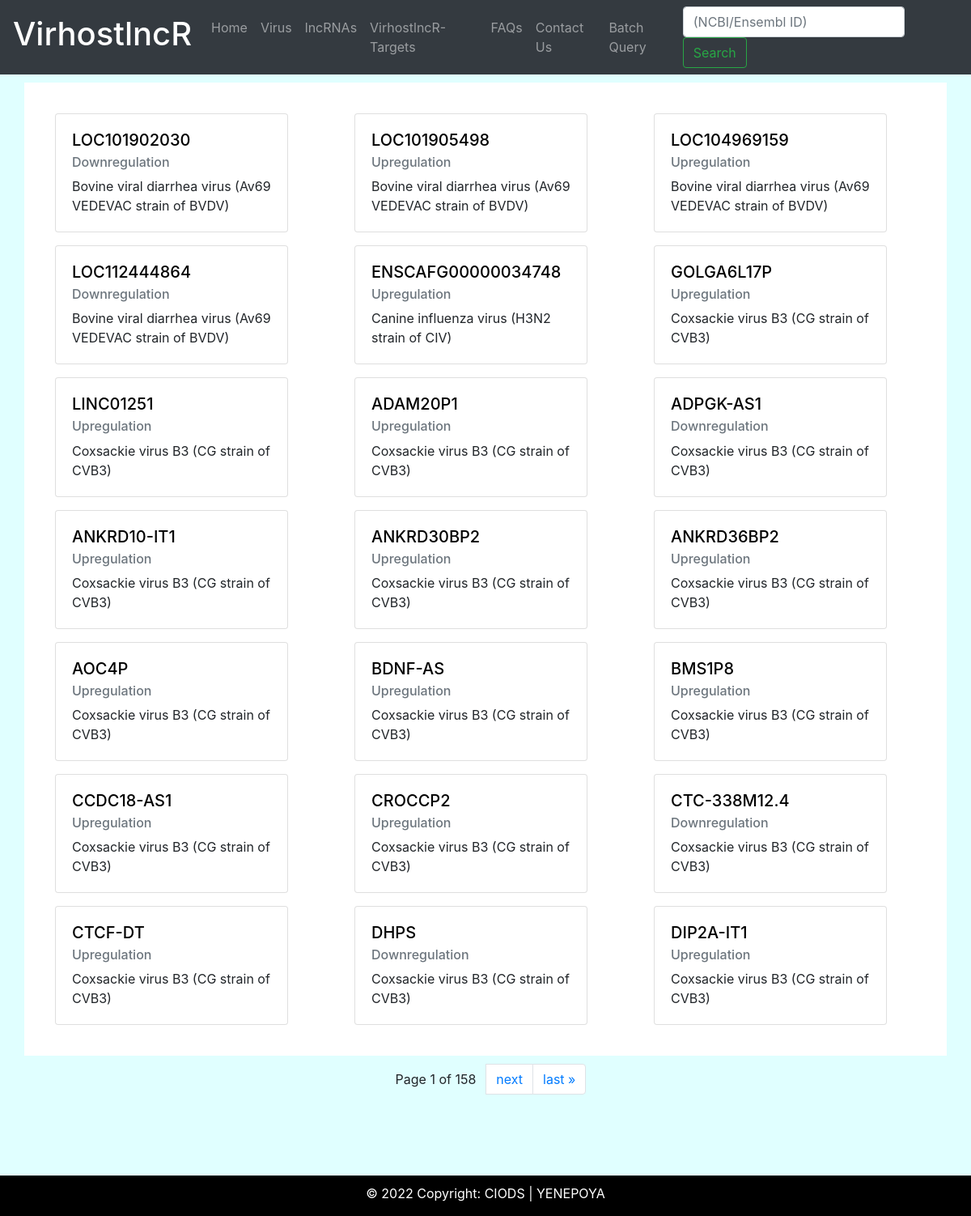
The app's page /lncrna_list/ with its own data.
### lncrna/models.py (models this page shows, shortened)
class Lncrna(models.Model):
    stimuli = models.CharField(max_length = 255)
    dosage = models.CharField(max_length = 255)
    time_point = models.CharField(max_length = 50 )
    experiment_type = models.CharField( max_length = 200)
    cell_line = models.CharField(max_length = 255)
    lncrna_name = models.CharField(max_length = 255)
    ncbi_gene = models.CharField(max_length = 255 , null = True, blank = True )
    ensembl_id = models.CharField(max_length = 255, null = True, blank = True )
    foldchange = models.CharField( max_length = 255, null = True, blank = True )
    expression = models.CharField(max_length = 50)
    pubmed_id = models.CharField(max_length = 50, null = True , blank = True)
    reference = models.CharField(max_length = 255, null = True, blank = True)

### lncrna/views.py (the view)
# urls.py: path('lncrna_list/', views.lncrna_list, name = 'lncrna_list'),
def lncrna_list(request):
    p = Paginator(Lncrna.objects.all().order_by('stimuli'), 21)
    page =  request.GET.get('page')
    lncrna_p = p.get_page(page)
    context = {'lncrna_p':lncrna_p}
    return render(request,'lncrna/lncrna_list.html', context)

### virhost_lncr/templatetags/custom_tags.py (called while the page is built)
def modify_name(value):
    if '_' in value:
       value = value.replace('_','/')
    return value

### templates/lncrna/lncrna_list.html (shortened to what this page needs)
{% extends 'lncrna/base.html' %}
{% load custom_tags %}
{% block content %}
<div class="container" style=" background-color: white; margin-top: 10px; padding: 30px;">
<div class="row">
{% for lncrna in lncrna_p %}
    <div class="col  col-xs-6 mx-2 my-2" >
        <div class="card" style="width: 18rem;">
          <div class="card-body">
            {% if lncrna.ncbi_gene %}
            <a  href="{% url 'lncraname' lncrna.ncbi_gene %}">
            <h5 class="card-title ">{{ lncrna.ncbi_gene }}</h5> </a>
            {% else %}
            <a  href="{% url 'lncraname' lncrna.ensembl_id %}">
            <h5 class="card-title">{{ lncrna.ensembl_id }}</h5> </a>
            {% endif %}
            <h6 class="card-subtitle mb-2 text-muted">{{ lncrna.expression }}</h6>
            <p class="card-text"> {{ lncrna.stimuli|modify_name }}</p>
          </div>
        </div>
    </div>
{% endfor %}
</div>
</div>
<div class="conatiner">
<div class="row">
    <div class="col" style=" margin-top: 10px" >
    <div class="d-flex justify-content-center">
<nav aria-label="Page navigation example">
<ul class="pagination">
<li class="page-item btn">
Page {{ lncrna_p.number }} of {{ lncrna_p.paginator.num_pages }}
</li>
{% if lncrna_p.has_next %}
<li class="page-item">
<a class="page-link" href="?page={{ lncrna_p.next_page_number }}"> next </a>
</li>
<li class="page-item">
    <a class="page-link" href="?page={{ lncrna_p.paginator.num_pages }}"> last &raquo</a>
{% endif %}
</li>
</ul>
</nav>
</div>
</div>
</div>
</div>
{% endblock %}

### templates/lncrna/base.html (style rules this page uses)
body { background-color: #E0FFFF; }

### templates/lncrna/lncrna_list.html (style rules this page uses)
a { color: black; text-decoration: none; }

### records on screen
Lncrna: ncbi_gene "LOC101902030", expression "Downregulation", stimuli|modify_name "Bovine viral diarrhea virus (Av69 VEDEVAC strain of BVDV)"
Lncrna: ncbi_gene "LOC101905498", expression "Upregulation", stimuli|modify_name "Bovine viral diarrhea virus (Av69 VEDEVAC strain of BVDV)"
Lncrna: ncbi_gene "LOC104969159", expression "Upregulation", stimuli|modify_name "Bovine viral diarrhea virus (Av69 VEDEVAC strain of BVDV)"
Lncrna: ncbi_gene "LOC112444864", expression "Downregulation", stimuli|modify_name "Bovine viral diarrhea virus (Av69 VEDEVAC strain of BVDV)"
Lncrna: ensembl_id "ENSCAFG00000034748", expression "Upregulation", stimuli|modify_name "Canine influenza virus (H3N2 strain of CIV)"
Lncrna: ncbi_gene "GOLGA6L17P", expression "Upregulation", stimuli|modify_name "Coxsackie virus B3 (CG strain of CVB3)"
Lncrna: ncbi_gene "LINC01251", expression "Upregulation", stimuli|modify_name "Coxsackie virus B3 (CG strain of CVB3)"
Lncrna: ncbi_gene "ADAM20P1", expression "Upregulation", stimuli|modify_name "Coxsackie virus B3 (CG strain of CVB3)"
Lncrna: ncbi_gene "ADPGK-AS1", expression "Downregulation", stimuli|modify_name "Coxsackie virus B3 (CG strain of CVB3)"
Lncrna: ncbi_gene "ANKRD10-IT1", expression "Upregulation", stimuli|modify_name "Coxsackie virus B3 (CG strain of CVB3)"
Lncrna: ncbi_gene "ANKRD30BP2", expression "Upregulation", stimuli|modify_name "Coxsackie virus B3 (CG strain of CVB3)"
Lncrna: ncbi_gene "ANKRD36BP2", expression "Upregulation", stimuli|modify_name "Coxsackie virus B3 (CG strain of CVB3)"
Lncrna: ncbi_gene "AOC4P", expression "Upregulation", stimuli|modify_name "Coxsackie virus B3 (CG strain of CVB3)"
Lncrna: ncbi_gene "BDNF-AS", expression "Upregulation", stimuli|modify_name "Coxsackie virus B3 (CG strain of CVB3)"
Lncrna: ncbi_gene "BMS1P8", expression "Upregulation", stimuli|modify_name "Coxsackie virus B3 (CG strain of CVB3)"
Lncrna: ncbi_gene "CCDC18-AS1", expression "Upregulation", stimuli|modify_name "Coxsackie virus B3 (CG strain of CVB3)"
Lncrna: ncbi_gene "CROCCP2", expression "Upregulation", stimuli|modify_name "Coxsackie virus B3 (CG strain of CVB3)"
Lncrna: ncbi_gene "CTC-338M12.4", expression "Downregulation", stimuli|modify_name "Coxsackie virus B3 (CG strain of CVB3)"
Lncrna: ncbi_gene "CTCF-DT", expression "Upregulation", stimuli|modify_name "Coxsackie virus B3 (CG strain of CVB3)"
Lncrna: ncbi_gene "DHPS", expression "Downregulation", stimuli|modify_name "Coxsackie virus B3 (CG strain of CVB3)"
Lncrna: ncbi_gene "DIP2A-IT1", expression "Upregulation", stimuli|modify_name "Coxsackie virus B3 (CG strain of CVB3)"

### other values on screen
{{ lncrna_p.number }} "1"
{{ lncrna_p.paginator.num_pages }} "158"
